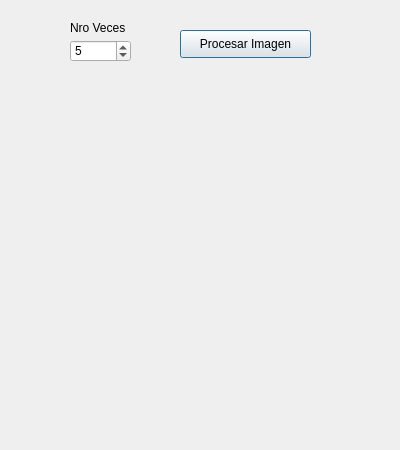
<?xml version="1.0" encoding="UTF-8"?>
<ui version="4.0">
 <class>dlgImagenAritmetica</class>
 <widget class="QDialog" name="dlgImagenAritmetica">
  <property name="geometry">
   <rect>
    <x>0</x>
    <y>0</y>
    <width>400</width>
    <height>450</height>
   </rect>
  </property>
  <property name="windowTitle">
   <string>Aritmetica de una Imagen</string>
  </property>
  <widget class="QPushButton" name="btnProcesarImagen">
   <property name="geometry">
    <rect>
     <x>180</x>
     <y>30</y>
     <width>131</width>
     <height>28</height>
    </rect>
   </property>
   <property name="text">
    <string>Procesar Imagen</string>
   </property>
  </widget>
  <widget class="QLabel" name="lblImagen1">
   <property name="geometry">
    <rect>
     <x>40</x>
     <y>100</y>
     <width>128</width>
     <height>128</height>
    </rect>
   </property>
   <property name="text">
    <string/>
   </property>
   <property name="scaledContents">
    <bool>true</bool>
   </property>
  </widget>
  <widget class="QLabel" name="lblMensaje1">
   <property name="geometry">
    <rect>
     <x>40</x>
     <y>70</y>
     <width>128</width>
     <height>20</height>
    </rect>
   </property>
   <property name="font">
    <font>
     <weight>75</weight>
     <bold>true</bold>
    </font>
   </property>
   <property name="text">
    <string/>
   </property>
  </widget>
  <widget class="QSpinBox" name="txtNroVeces">
   <property name="geometry">
    <rect>
     <x>70</x>
     <y>40</y>
     <width>61</width>
     <height>22</height>
    </rect>
   </property>
   <property name="minimum">
    <number>1</number>
   </property>
   <property name="maximum">
    <number>100</number>
   </property>
   <property name="value">
    <number>5</number>
   </property>
  </widget>
  <widget class="QLabel" name="lblNroVeces">
   <property name="geometry">
    <rect>
     <x>70</x>
     <y>20</y>
     <width>71</width>
     <height>16</height>
    </rect>
   </property>
   <property name="text">
    <string>Nro Veces</string>
   </property>
  </widget>
  <widget class="QLabel" name="lblImagen2">
   <property name="geometry">
    <rect>
     <x>230</x>
     <y>100</y>
     <width>128</width>
     <height>128</height>
    </rect>
   </property>
   <property name="text">
    <string/>
   </property>
   <property name="scaledContents">
    <bool>true</bool>
   </property>
  </widget>
  <widget class="QLabel" name="lblImagen3">
   <property name="geometry">
    <rect>
     <x>40</x>
     <y>300</y>
     <width>128</width>
     <height>128</height>
    </rect>
   </property>
   <property name="text">
    <string/>
   </property>
   <property name="scaledContents">
    <bool>true</bool>
   </property>
  </widget>
  <widget class="QLabel" name="lblImagen4">
   <property name="geometry">
    <rect>
     <x>230</x>
     <y>300</y>
     <width>128</width>
     <height>128</height>
    </rect>
   </property>
   <property name="text">
    <string/>
   </property>
   <property name="scaledContents">
    <bool>true</bool>
   </property>
  </widget>
  <widget class="QLabel" name="lblMensaje2">
   <property name="geometry">
    <rect>
     <x>230</x>
     <y>70</y>
     <width>128</width>
     <height>20</height>
    </rect>
   </property>
   <property name="font">
    <font>
     <weight>75</weight>
     <bold>true</bold>
    </font>
   </property>
   <property name="text">
    <string/>
   </property>
  </widget>
  <widget class="QLabel" name="lblMensaje3">
   <property name="geometry">
    <rect>
     <x>40</x>
     <y>260</y>
     <width>128</width>
     <height>20</height>
    </rect>
   </property>
   <property name="font">
    <font>
     <weight>75</weight>
     <bold>true</bold>
    </font>
   </property>
   <property name="text">
    <string/>
   </property>
  </widget>
  <widget class="QLabel" name="lblMensaje4">
   <property name="geometry">
    <rect>
     <x>230</x>
     <y>260</y>
     <width>128</width>
     <height>20</height>
    </rect>
   </property>
   <property name="font">
    <font>
     <weight>75</weight>
     <bold>true</bold>
    </font>
   </property>
   <property name="text">
    <string/>
   </property>
  </widget>
 </widget>
 <resources/>
 <connections/>
</ui>
